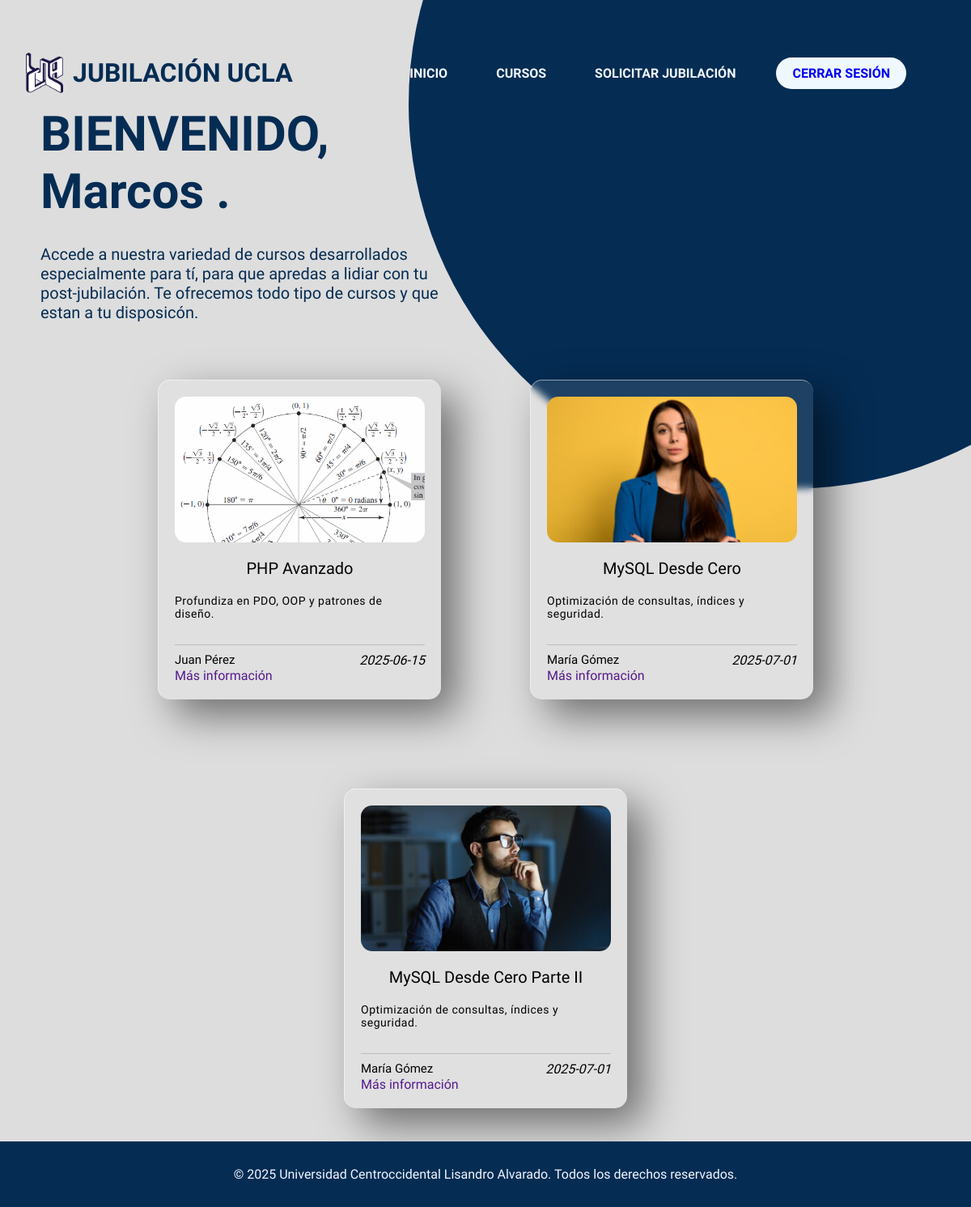
Page /?controlador=gestionCursos&metodo=cursosVistaEmpleado (signed in) on the committed database.
### tables this page shows
CREATE TABLE `interfazempleado` (
  `id` int(11) NOT NULL,
  `id_user` int(11) NOT NULL,
  `texto_inicio` varchar(250) NOT NULL,
  `texto_gestion1` varchar(500) NOT NULL,
  `texto_gestion2` varchar(500) NOT NULL,
  `titulo_gestion` varchar(500) NOT NULL,
  `texto_consultar1` varchar(500) NOT NULL,
  `titulo_consultar` varchar(200) NOT NULL,
  `texto_curso` varchar(500) NOT NULL,
  `texto_soli` varchar(500) NOT NULL,
  `titulo_soli` varchar(200) NOT NULL
);

CREATE TABLE `cursos` (
  `id` int(10) UNSIGNED NOT NULL,
  `titulo` varchar(225) NOT NULL,
  `descripcion` text NOT NULL,
  `imagen` varchar(255) NOT NULL,
  `instructor` varchar(150) NOT NULL,
  `fecha` date NOT NULL,
  `created_at` timestamp NOT NULL DEFAULT current_timestamp(),
  `updated_at` timestamp NOT NULL DEFAULT current_timestamp() ON UPDATE current_timestamp()
);

### src/controllers/GestionCursosControlador.php (called while the page is built, shortened)
<?php
class GestionCursosControlador {
    public function CursosVistaEmpleado(): void {
        include_once  __DIR__ . '/../views/empleado/cursosEmpleado.php';
    }
}
?>

### public/index.php (called while the page is built)
<?php
    require_once __DIR__ . '/../src/routes/router.php';
    $router = new Router();
    $router->ejecutar();
?>

### src/models/Curso.php (called while the page is built, shortened)
<?php
class Curso {
    private $pdo;
    public function __construct($pdo) {
        $this->pdo = $pdo;
    }
    public function CargarCursos() {
        $sql = "SELECT * FROM cursos";
        $stmt = $this->pdo->prepare($sql);
        $stmt->execute();
        if($stmt){
            return $stmt;
        }
    }
}
?>

### src/views/empleado/cursosEmpleado.php (the view, shortened to what this page needs)
<!DOCTYPE html>
<html lang="en">
<head>
    <link rel="stylesheet" href="../src/css/styleinicio.css">
    <link rel="stylesheet" href="../src/css/stylecurso1.css">
</head>
<body>
    <header>
        <div class="logo">
            <img src="../src/img/logoucla.png" alt="Logo">
            <h1>JUBILACIÓN UCLA</h1>
        </div>
        <?php
            if (isset($_SESSION['ci'])) {
                if(isset($_SESSION['rol'])) {
                    if ($_SESSION['rol'] == 'empleado') {
                        include_once __DIR__ . '/../navs/navInicioEmpleado.php';
                    }
                }
            } else {
                include 'navs/navInicio.php';
            }
            include_once __DIR__ . "/../../../config/connection_db.php";
            $sql = "SELECT * FROM interfazempleado WHERE id = 1";
            $stmt = $pdo->prepare($sql);
            $stmt->execute();
            $texto = $stmt->fetch();
        ?>
    </header>
    <div class="container">
            <h1>
                <?php
                if (isset($_SESSION['rol'])) {
                    echo "BIENVENIDO, " . $_SESSION['name'] . " " . $_SESSION['lastname'] . ".";
                } else {
                    echo "SISTEMA DE JUBILACIÓN UCLA";
                }
                ?>
            </h1>
            <P>
                <?php
                if (isset($_SESSION['rol'])) {
                    if ($_SESSION['rol'] == 'empleado') {
                        echo $texto['texto_curso'];
                    }
                } else {
                    echo "Solicita tu jubilación de una forma fácil y rápida con unos cuantos clicks.";
                }
                ?>
            </P>
        </div>
    <main>
        <div class="container__background-circule">
            <div class="circule"></div>
        </div>
        <div class="container__cards">
            <?php
                require_once __DIR__ . '/../../../config/connection_db.php';
                require_once __DIR__ . '/../../models/Curso.php';
                $cursos = new Curso($pdo);
                $cursos = $cursos->CargarCursos();
                while($row = $cursos->fetch()) {
                    $titulo = htmlspecialchars($row['titulo']);
                    $descripcion = htmlspecialchars($row['descripcion']);
                    $imagen = htmlspecialchars($row['imagen']);
                    $instructor = htmlspecialchars($row['instructor']);
                    $fecha = htmlspecialchars($row['fecha']);
                    echo <<<HTML
                    <div class="card">
                        <div class="cover__card">
                            <img src="$imagen" alt="Portada del curso">
                        </div>
                        <h2>$titulo</h2>
                        <p>$descripcion</p>
                        <hr>
                        <div class="footer__card">
                            <h3 class="user__name">$instructor</h3>
                            <i>$fecha</i>
                        </div>
                        <div>
                            <a href="" class="btn__card">Más información</a>
                        </div>
                    </div>
                    HTML;
                }
            ?>
            </div>
    </main>
    <footer>
        &copy; 2025 Universidad Centroccidental Lisandro Alvarado. Todos los derechos reservados.
    </footer>
</body>
</html>

### src/routes/router.php (shortened to what this page needs)
<?php
class Router {
    public function ejecutar(): void {
        $controlador = $_GET['controlador'] ?? 'inicio';
        $metodo = $_GET['metodo'] ?? 'inicio';
        $controlador = ucfirst($controlador) . 'Controlador';
        $rutaControlador =  __DIR__ . '/../controllers/' . $controlador . '.php';
        if (file_exists($rutaControlador)) {
            if (class_exists($controlador)) {
                $obj = new $controlador();
                if (method_exists($obj, $metodo)) {
                    $obj->$metodo();
                    return;
                }
            }
        }
    }
}
?>

### src/views/navs/navInicioEmpleado.php
<nav>
    <ul>
        <li class="boton"><a href="?controlador=inicio&metodo=inicio">INICIO</a></li>
        <li class="boton"><a href="?controlador=gestionCursos&metodo=cursosVistaEmpleado">CURSOS</a></li>
        <li class="boton"><a href="?controlador=gestionSolicitud&metodo=inicioVistaEmpleado">SOLICITAR JUBILACIÓN</a></li>
        <li class="boton-iniciar-sesion"><a href="?controlador=autenticacion&metodo=logout">CERRAR SESIÓN</a></li>
    </ul>
</nav>

### src/css/styleinicio.css (style rules this page uses)
* { font-family: "Chocolate Classical Sans", sans-serif; margin: 0; padding: 0; box-sizing: border-box; }
body { background-color: #dddddd; min-height: 100vh; display: flex; flex-direction: column; overflow-x: hidden; }
header { background-color: transparent; padding: 15px 30px; margin-top: 50px; margin-right: 50px; display: flex; justify-content: space-between; align-items: center; z-index: 100; position: relative; }
header h1 { color: #052c53; margin: 0; }
.logo { display: flex; align-items: center; gap: 10px; }
.logo img { width: 50px; height: 50px; object-fit: contain; }
.container__background-circule { position: fixed; top: 50%; left: 50%; transform: translate(-5%, -90%) scale(1.05); z-index: -1; width: 950px; height: 950px; }
.circule { position: absolute; border-radius: 50%; width: 100%; height: 100%; background: linear-gradient(to left, #052c53, #052c53); right: 0; top: 0; animation: t1 8s ease infinite; }
.boton-iniciar-sesion { background-color: aliceblue; border-radius: 50px; padding: 10px 20px; color: #052c53; text-decoration: none; font-weight: bold; display: inline-block; }
.boton { text-decoration: none; font-weight: bold; padding: 10px; }
.boton a { color: aliceblue; }
main { display: flex; flex-direction: row; align-items: center; justify-content: space-around; flex-grow: 1; position: relative; }
.container { display: flex; flex-direction: column; padding-left: 50px; padding-top: 0px; z-index: 2; max-width: 50%; }
.container h1 { color: #052c53; font-size: clamp(32px, 5vw, 60px); margin-bottom: 20px; }
.container p { color: #052c53; font-size: clamp(16px, 2vw, 20px); margin: 10px 0 30px; max-width: 90%; }
footer { background-color: #052c53; color: aliceblue; text-align: center; padding: 31px; width: 100%; position: relative; margin-top: auto; }
ul { list-style: none; display: flex; gap: 20px; }
a { text-decoration: none; }
nav ul li { margin-left: 20px; }
@media (max-width: 1200px) { .container__background-circule { transform: translate(-10%, -115%) scale(1); } }

### src/css/stylecurso1.css (style rules this page uses)
body { background-color: #dddddd; display: flex; flex-direction: column; }
.container__cards { display: flex; flex-wrap: wrap; justify-content: center; gap: 30px; }
.card { width: 350px; margin: 30px; padding: 20px; box-shadow: 20px 20px 50px rgba(0,0,0,0.5); background: rgba(255, 255, 255, 0.1); border-left: 1px solid rgba(255, 255, 255, 0.5); border-top: 1px solid rgba(255, 255, 255, 0.5); border-radius: 15px; backdrop-filter: blur(5px); -webkit-backdrop-filter: blur(5px); transition: all 300ms; }
.cover__card { width: 100%; height: 180px; border-radius: 14px; overflow: hidden; }
.cover__card img { width: 110%; transition: all 300ms; }
.card h2 { font-size: 20px; font-weight: 400; margin-top: 20px; color: #000000; text-align: center; }
.card p { margin-top: 20px; font-size: 14px; font-weight: 300; color: #000000; letter-spacing: 0.5px; }
.footer__card { margin-top: 10px; display: flex; color: #000000; justify-content: space-between; }
.footer__card h3 { font-size: 15px; font-weight: 500; }
footer { background-color: #052c53; text-align: center; padding: 31px; }
main { flex: 1; display: flex; justify-content: center; }
@media screen and (max-width:1200px) { .container__cards { position: relative; top: 0; left: 0; transform: none; } }
@media screen and (max-width:1200px) { .card { margin: 40px; } }
@media screen and (max-width:1200px) { main { margin: 1px 0; } }

### rows in the picture
interfazempleado: texto_curso "Accede a nuestra variedad de cursos desarrollados especialmente para tí, para que apredas a lidiar con tu post-jubilación. Te ofrecemos todo tipo de cursos y que estan a tu disposicón."
cursos: imagen (picture), titulo "PHP Avanzado", descripcion "Profundiza en PDO, OOP y patrones de diseño.", instructor "Juan Pérez", fecha "2025-06-15"
cursos: imagen (picture), titulo "MySQL Desde Cero", descripcion "Optimización de consultas, índices y seguridad.", instructor "María Gómez", fecha "2025-07-01"
cursos: imagen (picture), titulo "MySQL Desde Cero Parte II", descripcion "Optimización de consultas, índices y seguridad.", instructor "María Gómez", fecha "2025-07-01"

### other values in the picture
$_SESSION['name'] "Marcos"
